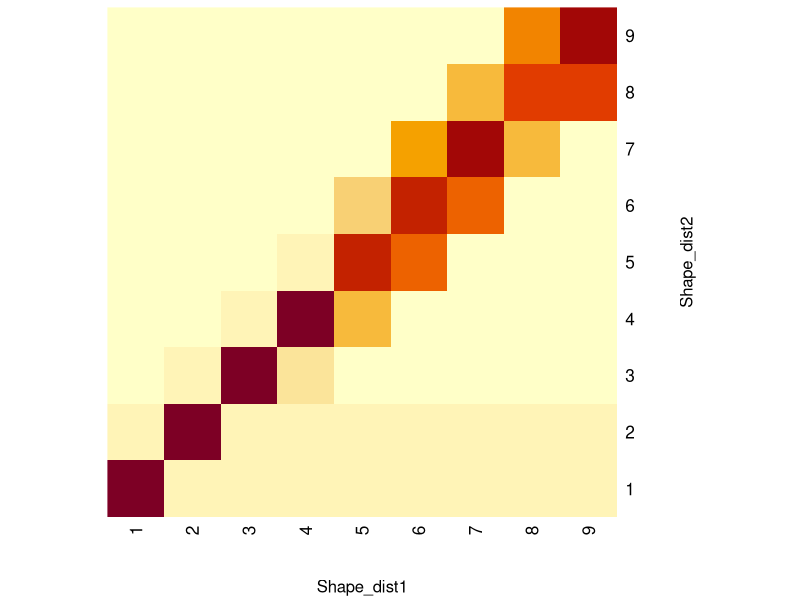
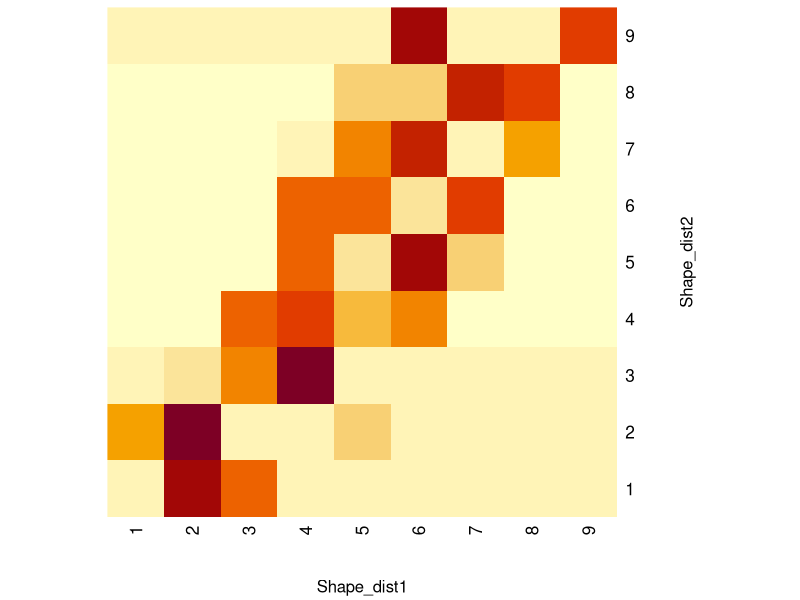

The R script that drew these images, in order:
######
#Simulation for comparing two distributions:
#Here we compare the bootstrapped kolmogorov-smirnov test 
#and the Mann-Whitney U test with empirical p-value.

n <- 1000
p <- 500
n_boot <- 300

#Weibull distribution:
X1 <- rweibull(n, 2, 4)
X2 <- rweibull(n, 2, 4.5)

#Quantify the uncertainty of the p-value for different distributional comparison tests:
x1_series <- seq(1, 5, 0.5)
x2_series <- seq(1, 5, 0.5)
p_val_ks <- matrix(0, 9, 9)
p_val_mw <- matrix(0, 9, 9)
for(j in 1:9){
  for(k in 1:9){
    p_val_seq <- rep(0, n_boot)
    p_val_seq_pt <- rep(0, n_boot)
    X1 <- rweibull(n, x1_series[j], 1)
    X2 <- rweibull(n, x2_series[k], 1)
    for(i in 1:n_boot){
      X1_bot <- sample(X1, n, replace = TRUE)
      X2_bot <- sample(X2, n, replace = TRUE)
      p_val_seq[i] <- ks.test(X1_bot, X2_bot)$p.value
    }
    p_val_ks[j, k] <- quantile(p_val_seq, 0.95)
    p_val_mw[j, k] <- wilcox.test(X1_bot, X2_bot)$p.value
  }
}
#Visualize the heatmap:
par(mfrow = c(1,2))
heatmap(p_val_ks, Rowv = NA, Colv = NA, xlab = 'Shape_dist1',
        ylab = 'Shape_dist2')
heatmap(p_val_mw, Rowv = NA, Colv = NA, xlab = 'Shape_dist1',
        ylab = 'Shape_dist2')
#Much more vague.